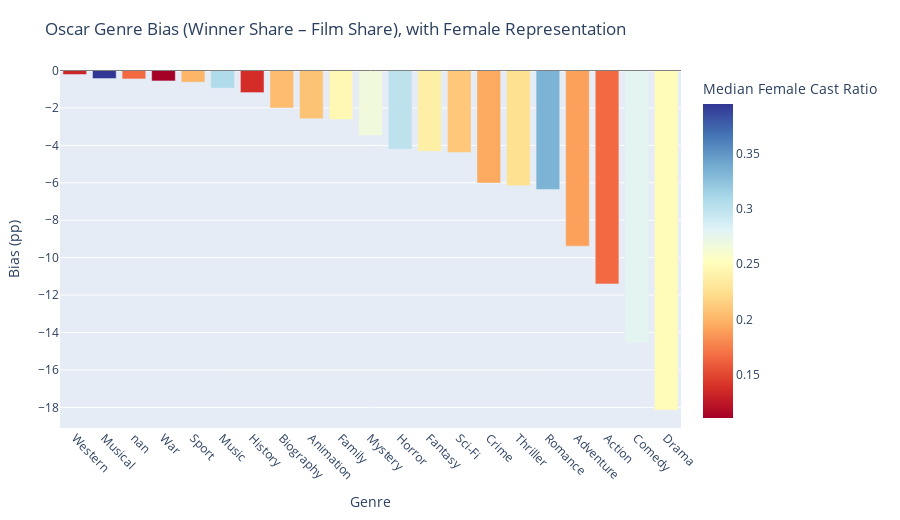

Notebook code for this chart:
### Code cell
import plotly.express as px
import plotly.graph_objects as go
import json, math
from pathlib import Path

# Robust winner flag (wins > 0; fallback to nominations > 0)
d["osc_wins"] = pd.to_numeric(d.get("osc_wins", 0), errors="coerce").fillna(0)
d["osc_nominations"] = pd.to_numeric(d.get("osc_nominations", 0), errors="coerce").fillna(0)
d["is_winner"] = np.where(d["osc_wins"] > 0, 1, np.where(d["osc_nominations"] > 0, 0, 0))

# Compute shares using exploded genres
all_counts = d.groupby("genre_split").size().rename("all_count")
win_counts = d[d["is_winner"]==1].groupby("genre_split").size().rename("win_count")

g = pd.concat([all_counts, win_counts], axis=1).fillna(0).reset_index()
g["all_pct"] = g["all_count"] / g["all_count"].sum() * 100
g["win_pct"] = np.where(g["win_count"].sum() > 0, g["win_count"] / g["win_count"].sum() * 100, 0)
g["diff"] = g["win_pct"] - g["all_pct"]

# Female representation (median female_cast_ratio per exploded genre)
if "female_cast_ratio" in d.columns:
    fem_med = (d.groupby("genre_split")["female_cast_ratio"]
                 .median()
                 .rename("median_female_ratio"))
    g = g.merge(fem_med, on="genre_split", how="left")
else:
    g["median_female_ratio"] = np.nan

# Sort so the big biases stand out; filter tiny categories if you want
g_sorted = g.sort_values("diff", ascending=False)

# Build the difference plot
fig = px.bar(
    g_sorted,
    x="genre_split", y="diff",
    color="median_female_ratio", color_continuous_scale="RdYlBu",
    labels={"genre_split":"Genre", "diff":"Bias (pp)", "median_female_ratio":"Median Female Cast Ratio"},
    title="Oscar Genre Bias (Winner Share – Film Share), with Female Representation"
)

# Make labels readable and add zero line
fig.update_layout(
    height=520,
    margin=dict(l=60, r=20, t=70, b=80),
    xaxis_tickangle=12
)
fig.add_hline(y=0, line_color="gray", line_width=1)

fig.show()

# ---------- (Optional) Export a WordPress-ready snippet ----------
def write_wp_snippet(fig, out_path, div_id="genre-bias-diff"):
    def clean(obj):
        if isinstance(obj, float) and (math.isnan(obj) or math.isinf(obj)): return None
        if isinstance(obj, list):  return [clean(v) for v in obj]
        if isinstance(obj, dict):  return {k: clean(v) for k,v in obj.items()}
        return obj
    dct = clean(fig.to_dict())
    html = f"""
<div id="{div_id}" style="width:100%;height:520px;"></div>
<script>
(function(){{
  var data = {json.dumps(dct["data"], separators=(',',':'))};
  var layout = {json.dumps(dct["layout"], separators=(',',':'))};
  var config = {{responsive:true}};
  function draw(){{
    if(!window.Plotly) return setTimeout(draw,50);
    Plotly.newPlot("{div_id}", data, layout, config);
  }}
  if(document.readyState==="loading") document.addEventListener("DOMContentLoaded", draw); else draw();
}})();
</script>
""".strip()
    Path(out_path).parent.mkdir(parents=True, exist_ok=True)
    Path(out_path).write_text(html, encoding="utf-8")
    print("Wrote:", out_path)

# Call export if you want to embed in WordPress
#write_wp_snippet(fig, "wp_snippets/genre_bias_difference.html", "genre-bias-diff")

### Figure 1 — Plotly figure (JSON) as saved in the notebook; plotly's stock layout.template omitted (floating-point values rounded to 4 significant figures)
{"data": [{"hovertemplate": "Genre=%{x}<br>Bias (pp)=%{y}<br>Median Female Cast Ratio=%{marker.color}<extra></extra>", "legendgroup": "", "marker": {"color": [0.1333, 0.3947, 0.1667, 0.1111, 0.2, 0.3077, 0.1379, 0.2041, 0.2083, 0.2462, 0.2667, 0.3, 0.2381, 0.2105, 0.1944, 0.2252, 0.3333, 0.1905, 0.1667, 0.2778, 0.25], "coloraxis": "coloraxis", "pattern": {"shape": ""}}, "name": "", "orientation": "v", "showlegend": false, "textposition": "auto", "type": "bar", "x": ["Western", "Musical", "nan", "War", "Sport", "Music", "History", "Biography", "Animation", "Family", "Mystery", "Horror", "Fantasy", "Sci-Fi", "Crime", "Thriller", "Romance", "Adventure", "Action", "Comedy", "Drama"], "xaxis": "x", "y": [-0.2147, -0.4295, -0.4509, -0.5583, -0.6227, -0.9448, -1.181, -1.997, -2.577, -2.62, -3.479, -4.209, -4.316, -4.381, -6.012, -6.163, -6.356, -9.384, -11.4, -14.56, -18.14], "yaxis": "y"}], "layout": {"barmode": "relative", "coloraxis": {"colorbar": {"title": {"text": "Median Female Cast Ratio"}}, "colorscale": [[0, "rgb(165,0,38)"], [0.1, "rgb(215,48,39)"], [0.2, "rgb(244,109,67)"], [0.3, "rgb(253,174,97)"], [0.4, "rgb(254,224,144)"], [0.5, "rgb(255,255,191)"], [0.6, "rgb(224,243,248)"], [0.7, "rgb(171,217,233)"], [0.8, "rgb(116,173,209)"], [0.9, "rgb(69,117,180)"], [1, "rgb(49,54,149)"]]}, "height": 520, "legend": {"tracegroupgap": 0}, "margin": {"b": 80, "l": 60, "r": 20, "t": 70}, "shapes": [{"line": {"color": "gray", "width": 1}, "type": "line", "x0": 0, "x1": 1, "xref": "x domain", "y0": 0, "y1": 0, "yref": "y"}], "title": {"text": "Oscar Genre Bias (Winner Share – Film Share), with Female Representation"}, "xaxis": {"anchor": "y", "domain": [0, 1], "tickangle": 45, "title": {"text": "Genre"}}, "yaxis": {"anchor": "x", "domain": [0, 1], "title": {"text": "Bias (pp)"}}}}
